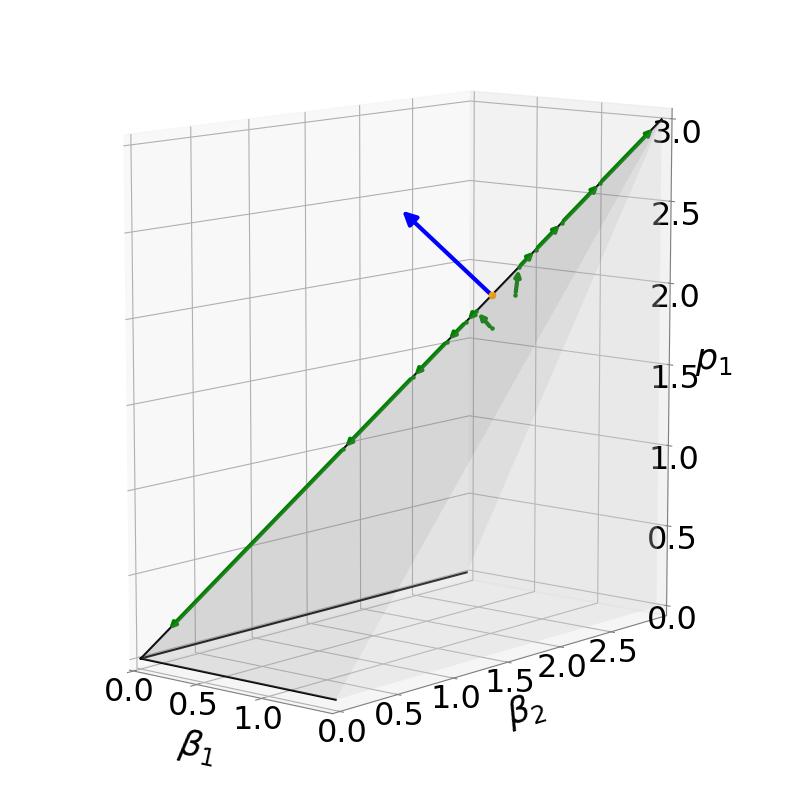

Reproduce this figure in Python.
from mpl_toolkits.mplot3d.art3d import Poly3DCollection
from mpl_toolkits.mplot3d import Axes3D
from matplotlib import pyplot as plt
import matplotlib
import numpy as np
from scipy.spatial import ConvexHull
from matplotlib.patches import FancyArrowPatch
from mpl_toolkits.mplot3d import proj3d
import cvxpy as cp

# font = {'weight' : 'bold', }

# matplotlib.rc('font', **font)

A = np.array([[0, 0, 0], [1.5, 3, 3], [1.5, 3, 0], [1.5, 0, 0], [0, 3, 0]])
hull = ConvexHull(A)
hull.simplices

fig = plt.figure(figsize=(8, 8))
ax = fig.add_subplot(111, projection="3d")

lightgray = '#D3D3D3'

hull_simplices = np.array([[3, 1, 0], 
                           [3, 2, 1], 
                           [4, 1, 0], 
                           [4, 2, 1], 
                           [4, 3, 2], 
                           [4, 3, 0]])

for s in hull_simplices:
    
    tri = Poly3DCollection([A[s]])

    if (s == hull_simplices[0]).all() or (s == hull_simplices[2]).all():
        tri.set_color('gray') 
    else:
        tri.set_color(lightgray) 
    tri.set_alpha(0.15)
    tri.set_edgecolor('none')
    ax.add_collection3d(tri)
    
showed_edges = [(0, 1), (0, 3), (0, 4)]
for v0, v1 in showed_edges:
    ax.plot(xs=A[[v0, v1], 0], ys=A[[v0, v1], 1], zs=A[[v0, v1], 2], color='black')

# ax.scatter(A[0], A[0], A[0], marker='o', color='green')

class Arrow3D(FancyArrowPatch):
    def __init__(self, xs, ys, zs, *args, **kwargs):
        FancyArrowPatch.__init__(self, (0,0), (0,0), *args, **kwargs)
        self._verts3d = xs, ys, zs

    def do_3d_projection(self, renderer=None):
        xs3d, ys3d, zs3d = self._verts3d
        xs, ys, zs = proj3d.proj_transform(xs3d, ys3d, zs3d, self.axes.M)
        self.set_positions((xs[0],ys[0]),(xs[1],ys[1]))

        return np.min(zs)

def draw_ascent_direction(beta_1, beta_2, p, with_point=False, color=['blue', 'orange'], target=None):

    if target is None:
        a = Arrow3D([beta_1, beta_1 + 0.5 * (- 1 / beta_1)], [beta_2, beta_2 + 0.5 * (- 1 / beta_2)], [p, p + 0.5 * 1], mutation_scale=20, lw=3, arrowstyle="-|>", color=color[0])
    else:
        a = Arrow3D([beta_1, target[0]], [beta_2, target[1]], [p, target[2]], mutation_scale=8, lw=3, arrowstyle="-|>", color=color[0])
    ax.add_artist(a)

    if with_point:
        if target is None:
            ax.scatter(beta_1, beta_2, p, marker='o', color=color[1], zorder=10)
        else:
            ax.scatter(beta_1, beta_2, p, marker='o', s=5, color=color[1], zorder=10)

    

draw_ascent_direction(1, 2, 2, with_point=True, color=['blue', 'orange'])


def polytope_dual_A_b_form_with_red_beta_p(N, M, D, B):
    A = list()
    # IMPORTANT: Here, we need the nonnegative constraints
    for i in range(N):
        D_i_T = np.zeros(shape=(M, N))
        D_i_T[:, i] = - D[i]
        A_i = np.concatenate([D_i_T, np.identity(M)], axis=1)
        A.append(A_i)
    A.append(-np.identity(M + N))
    A = np.concatenate(A, axis=0)
    b = np.concatenate([np.zeros(shape=(M * N)), np.zeros(shape=M + N)])

    return A, b

A, b = polytope_dual_A_b_form_with_red_beta_p(2, 1, np.array([[2], [1]]), np.array([1, 1, 1]))



def projection(x, A, b):

    y = cp.Variable(A.shape[1])
    objective = cp.Minimize(cp.norm(y - x))
    constraints = [A @ y <= b]
    problem = cp.Problem(objective, constraints)
    problem.solve(solver=cp.CLARABEL)

    return y.value

def gradient_ascent(x0, eta, A, b, num_iter=5):

    x_ = x = x0
    for i in range(num_iter):
        x = projection(x + eta * np.array([-1 / x[0], -1 / x[1], 1]), A, b)
        if np.linalg.norm(x) < 1e-7:
            break
        else:
            draw_ascent_direction(x_[0], x_[1], x_[2], with_point=True, color=['green', 'green'], target=x)
            x_ = x

A, b = polytope_dual_A_b_form_with_red_beta_p(2, 1, np.array([[2], [1]]), np.array([1, 1, 1]))
# draw paths generated by gradient ascent algorithm
gradient_ascent(x0=np.array([1.1, 2.1, 2]), eta=3, A=A, b=b, num_iter=5)
gradient_ascent(x0=np.array([1, 2, 1.8]), eta=3, A=A, b=b, num_iter=10)

ax.set_xticks(np.arange(0, 1.5, step=0.5))
ax.set_yticks(np.arange(0, 3, step=0.5))
ax.xaxis.line.set_color("gray")
ax.yaxis.line.set_color("gray")
ax.zaxis.line.set_color("gray")
ax.tick_params(axis='x', which='major', labelsize=23, pad=-5, color="gray")
ax.tick_params(axis='y', which='major', labelsize=23, pad=-5, color="gray")
ax.tick_params(axis='z', which='major', labelsize=23, pad=-5, color="gray")
ax.set_ylim([0, 3.2])
ax.set_xlim([0, 1.7])
ax.set_zlim([0, 3.2])
ax.set_ybound([0, 3])
ax.set_xbound([0, 1.5])
ax.set_zbound([0, 3])
ax.set_box_aspect([1.5, 3, 3])
# ax.set_aspect('equal', adjustable='box')

ax.set_xlabel(r"$\beta_1$", size=25, fontweight='bold')
ax.set_ylabel(r"$\beta_2$", size=25, fontweight='bold')

ax.zaxis.set_rotate_label(False)
ax.set_zlabel(r"$p_1$", size=25, weight='bold')

plt.draw()
plt.tight_layout()
ax.view_init(elev=10., azim=-50.)
plt.savefig("./Graph_Unbounded.png", bbox_inches='tight')
